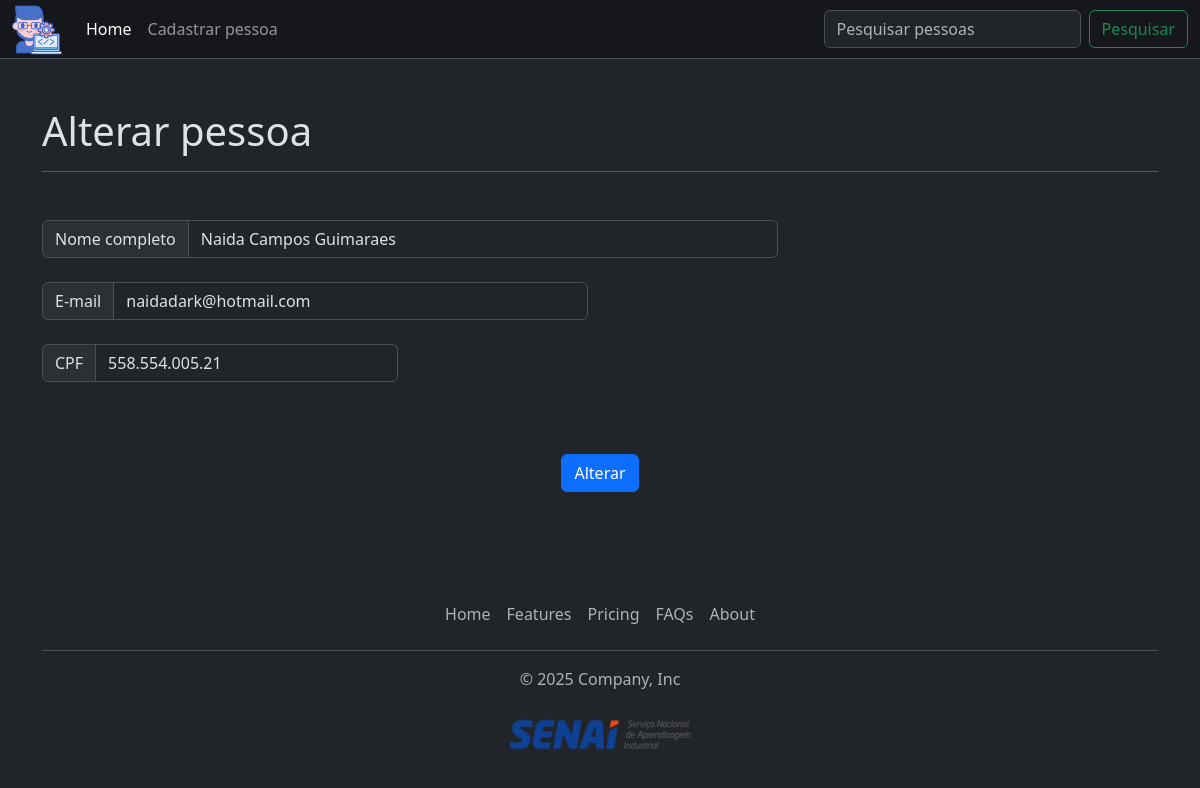
/crud_app/alterar/7/, run on the app's committed database.
### crud_app/models.py (models this page shows, shortened)
class Pessoa(models.Model):
    id_pessoa = models.AutoField(primary_key=True)
    nome = models.CharField(max_length=255, null=False, blank=False)
    email = models.EmailField(unique=True, null=False, blank=False)
    cpf = models.CharField(max_length=14, unique=True, null=True, blank=True)

### crud_app/views.py (the view)
# urls.py: path('alterar/<int:id_pessoa>/', views.alterar_pessoa, name='alterar_pessoa'),
def alterar_pessoa(request, id_pessoa):
    pessoa = Pessoa.objects.get(id_pessoa=id_pessoa)
    if request.method == 'POST':
        pessoa.nome = request.POST.get('nome')
        pessoa.email = request.POST.get('email')
        pessoa.cpf = request.POST.get('cpf')
        pessoa.save()
        return redirect('home')
    return render(request, "alterar.html", {"pessoa": pessoa})

### crud_app/templates/alterar.html (shortened to what this page needs)
{% extends 'base.html' %}
{% block content %}
{% load static %}
    <div class="container">
        <h1>Alterar pessoa</h1>
        <hr class="mb-5">
        <form action="{% url 'alterar_pessoa' pessoa.id_pessoa %}" method="POST">
            <div class="row">
                <div class="col-12 col-lg-8">
                    <div class="input-group mb-4">
                        <span class="input-group-text" id="inputGroup-sizing-default">Nome completo</span>
                        <input type="text" class="form-control" aria-label="Sizing example input" aria-describedby="inputGroup-sizing-default" name="nome" value="{{ pessoa.nome }}" required>
                    </div>
                </div>
            </div>
            <div class="row">
                <div class="col-12 col-lg-6">
                    <div class="input-group mb-4">
                        <span class="input-group-text" id="inputGroup-sizing-default">E-mail</span>
                        <input type="text" class="form-control" aria-label="Sizing example input" aria-describedby="inputGroup-sizing-default" name="email" value="{{ pessoa.email }}" required>
                    </div>
                </div>
            </div>
            <div class="row">
                <div class="col-12 col-md-6 col-lg-4">
                    <div class="input-group mb-4">
                        <span class="input-group-text" id="inputGroup-sizing-default">CPF</span>
                        <input type="text" class="form-control" aria-label="Sizing example input" aria-describedby="inputGroup-sizing-default" name="cpf" value="{{ pessoa.cpf }}" required>
                    </div>
                </div>
            </div>
            <div class="row">
                <div class="d-grid gap-2 d-md-flex justify-content-md-center">
                    <button type="submit" class="btn btn-primary mt-5 mb-5">Alterar</button>
                </div>
            </div>
        </form>
    </div>
{% endblock %}

### crud_app/static/css/estilo.css (style rules this page uses)
html, body { height: 100%; margin: 0; padding: 0; }
body { min-height: 100vh; display: flex; flex-direction: column; }

### data on the page
Pessoa: nome "Naida Campos Guimaraes", email "naidadark@hotmail.com", cpf "558.554.005.21"
